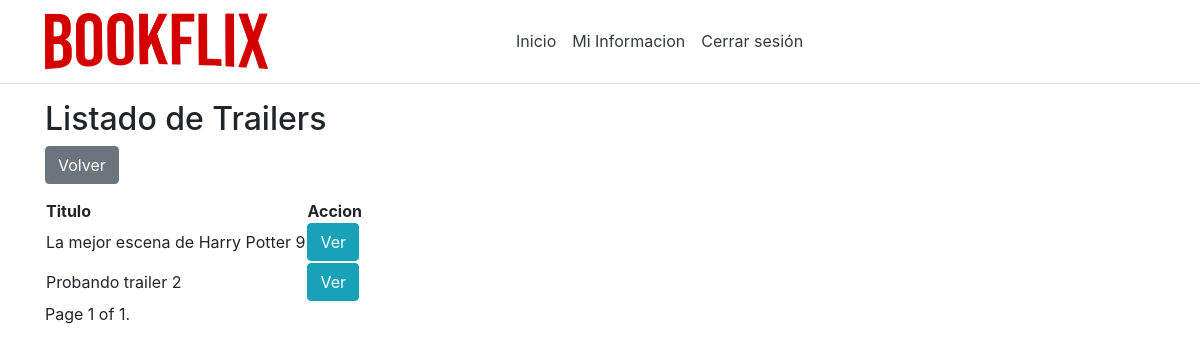
Before: /listTrailers/ (signed in) with the older database file.
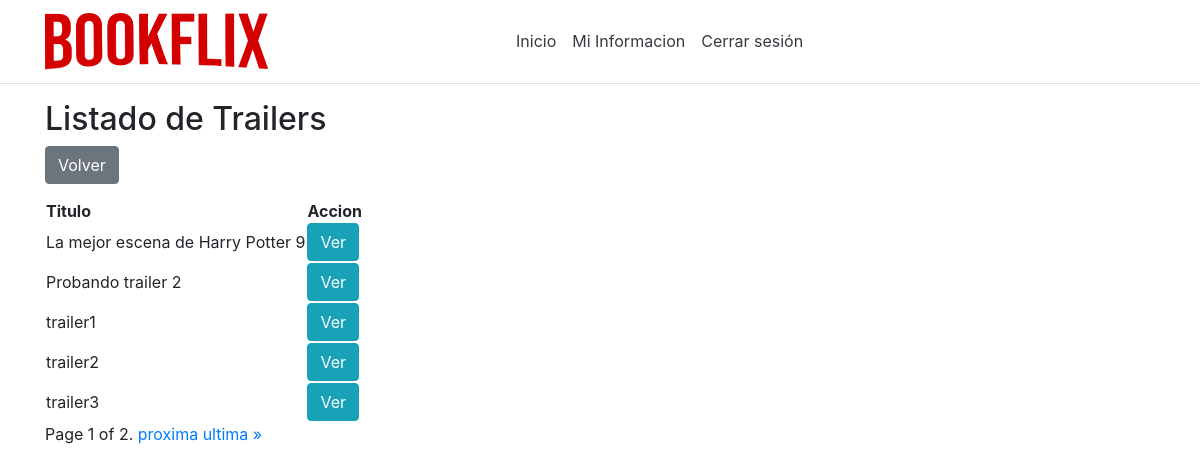
After: the same page with the newer database file.
### app/models.py (models this page shows, shortened)
class Trailer(models.Model):
    id = models.AutoField(primary_key=True)
    idLibro = models.ForeignKey(Libro,on_delete=models.CASCADE,null=True,blank=True)
    titulo = models.CharField(max_length=50)
    descripcion = models.CharField(max_length=1000)
    archivo = models.FileField(upload_to='static/file/',null=True,blank=True)
    archivoVideo = models.FileField(upload_to='static/videos/',null=True,blank=True)

### app/views.py (the view)
# urls.py: path('listTrailers/', views.listTrailers),
def listTrailers(request):
    trailers = Trailer.objects.all()
    paginator = Paginator(trailers, 5)
    page_number = request.GET.get('page')
    page_obj = paginator.get_page(page_number)
    return render(request, 'shared/listOfTrailers.html', {'trailers': page_obj})

### app/models.py (called while the page is built)
    @property
    def is_active(self):
        return self.active

    @property
    def is_superuser(self):
        return self.superuser

### app/templates/shared/listOfTrailers.html (shortened to what this page needs)
{% extends 'default/layout.html' %}
{% block suscriptor %}
<h2>Listado de Trailers</h2>
<form method="get" action="/inicio">
    <button class="btn btn-secondary" type="submit">Volver</button>
</form>
{% if trailers %}
<table>
    <thead>
        <tr>
            <th>Titulo</th>
            <th>Accion</th>
        </tr>
    </thead>
    <tbody>
        {% for trailer in trailers %}
        <tr>
            <td>{{ trailer.titulo }}</td>
            <td><a class="btn btn-info" role="button" href="/viewTrailer/{{ trailer.id }}">Ver</a></td>
        </tr>
        {% endfor %}
    </tbody>
</table>
<div class="pagination">
    <span class="step-links">
        <span class="current">
            Page {{ trailers.number }} of {{ trailers.paginator.num_pages }}.
        </span>
        {% if trailers.has_next %}
            <a href="?page={{ trailers.next_page_number }}">proxima</a>
            <a href="?page={{ trailers.paginator.num_pages }}">ultima &raquo;</a>
        {% endif %}
    </span>
</div>
{% else %}
        <h4>No hay trailers disponibles</h4>
{% endif %}
{% endblock %}

Changed rows visible on the page:
added Trailer: titulo "trailer1"
added Trailer: titulo "trailer2"
added Trailer: titulo "trailer3"
Other visible differences:
{{ trailers.paginator.num_pages }}: "1" → "2"
text now shown: "proxima ultima »"
